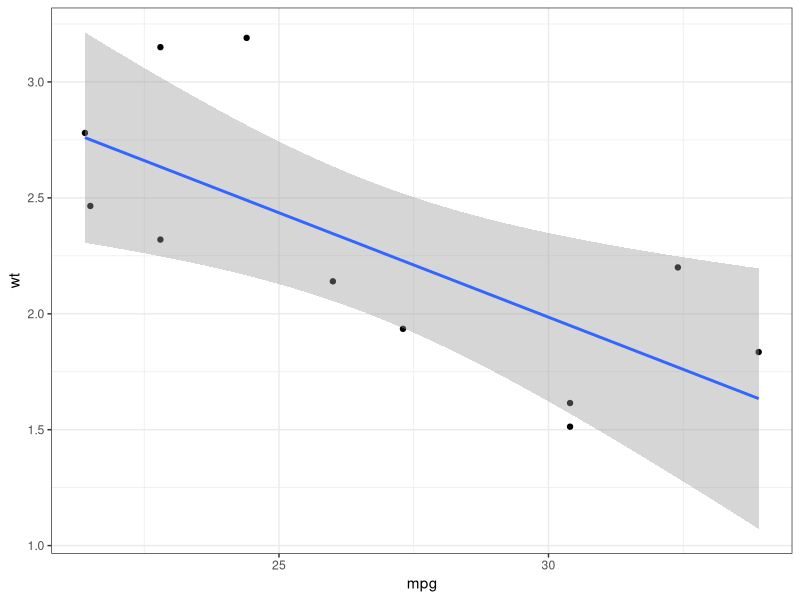
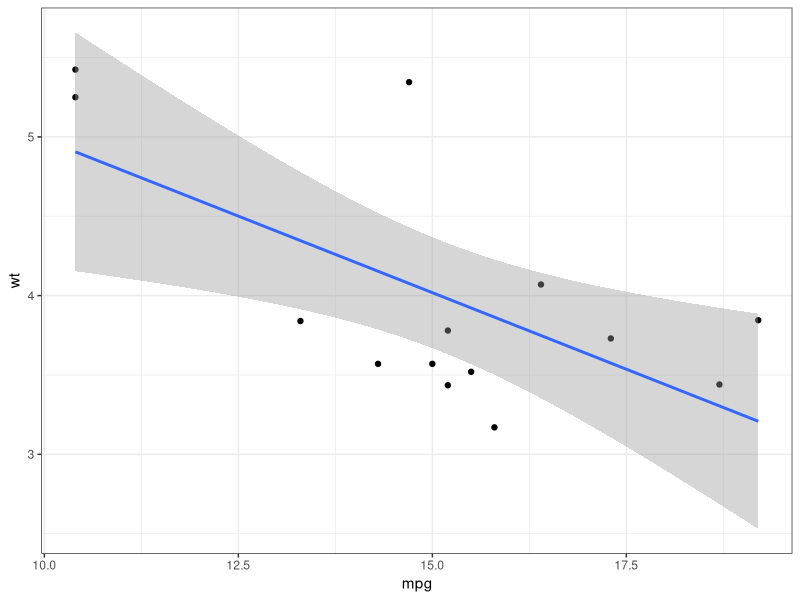

These figures' R source, in order:
## ---- chunk 1
library(tidyverse)
## ---- chunk 2
data(mtcars)
mtcars <- as_tibble(mtcars, rownames = 'CAR')
## ---- chunk 3
apply(mtcars[-1], MARGIN = 2, function(x) x/2) %>% head()
## ---- chunk 4
mtcars %>% mutate(across(where(is.numeric), ~ .x/2))
## ---- chunk 5
mtcars %>% map_if(is.numeric, ~ .x/2) %>% as_tibble()
## ---- chunk 6
mtcars2 <- mtcars
for (i in 2:ncol(mtcars2)){
  mtcars2[,i] <- mtcars2[,i]/2
}
mtcars2
## ---- chunk 7
mtcars_lst <- mtcars %>% group_split(cyl)
## ---- chunk 8
lapply(mtcars_lst, function(x) cor(x$mpg, x$wt))
## ---- chunk 9
get_pval <- function(x){
  mod <- cor.test(x$mpg, x$wt)
  pv <- mod$p.value
  if (pv < 0.05){
    is_sig <- TRUE
  } else {
    is_sig <- FALSE
  }
  return(is_sig)
}

lapply(mtcars_lst, get_pval)
## ---- chunk 10
vapply(mtcars_lst, get_pval, FUN.VALUE = logical(1))
## ---- chunk 11
mtcars_lst %>% map(~ cor(.x$mpg, .x$wt))
## ---- chunk 12
mtcars_lst %>% map_dbl(~ cor(.x$mpg, .x$wt))
## ---- chunk 13
mtcars_lst %>% map_lgl(get_pval)
## ---- chunk 14
p <- mtcars_lst %>% map(~ ggplot(data = .x, aes(x = mpg, y = wt)) + 
                          geom_point() + geom_smooth(method = 'lm') + 
                          theme_bw())

p[[1]]
p[[3]]
## ---- chunk 15
library(broom)
mtcars_lst %>%
  map(~ lm(mpg ~ gear, data = .x)) %>%
  map(glance) %>%
  bind_rows()
## ---- chunk 16
lapply(mtcars_lst, function(x) lm(mpg ~ gear, data = x)) %>%
  lapply(glance) %>% bind_rows()
## ---- chunk 17
mtcars_lst %>% map('CAR')
## ---- chunk 18
mtcars_lst %>%
  map(~ lm(mpg ~ gear, data = .x)) %>%
  map(coef) %>%
  map_dbl(2)
## ---- chunk 19
x <- c(3, 2, NA, 2, 1, 4, 2, NA, 2, NA)
x
## ---- chunk 20
x %>% map_dbl(~ replace(., is.na(.x), 0))
## ---- chunk 21
x %>% map_dbl(~ replace(., is.na(.x), mean(x, na.rm = TRUE)))
## ---- chunk 22
for (i in seq_along(x)){
  if (is.na(x[i]) == TRUE){
    x[i] <- mean(x, na.rm = TRUE)
  }
}

x
## ---- chunk 23
z <- c('Brian', 'Connor', 'Harry', 'Sonny')
map_chr(z, ~ paste0(.x, '_NAME'))
## ---- chunk 24
out <- character(length(z))
for (i in seq_along(z)){
  out[i] <- paste0(z[i], '_NAME')
}
out
## ---- chunk 25
walk(z, ~ print(paste0(.x, '_NAME')))
## ---- chunk 26
x <- c(2, 4, 2, 5)
y <- c(2, 6, 3, 1)
map2_dbl(x, y, sum)
map2_chr(x, y, ~ str_glue('The sum of {.x} and {.y} is {sum(.x, .y)}'))
## ---- chunk 27
result <- numeric(length(x))
for (i in seq_along(x)){
  result[i] <- sum(x[i], y[i])
}
result
## ---- chunk 28
map2_chr('My name is ', c('Brian', 'Connor'), str_c)
## ---- chunk 29
z <- tibble(A = x, B = y)
z
## ---- chunk 30
z %>% mutate(C = max(A, B))
## ---- chunk 31
z %>% mutate(C = map2_dbl(A, B, max))
## ---- chunk 32
z %>% mutate(C = map2_lgl(A, B, ~ (.x + .y) %% 2 == 0))
## ---- chunk 33
w <- c(4, 2, 3, 1)
pmap_dbl(list(x, y, w), sum)
## ---- chunk 34
z <- tibble(A = x, B = y, C = w)
z
## ---- chunk 35
z %>% mutate(v = pmap_lgl(list(A, B, C), ~ sum(.) %% 2 == 0))
## ---- chunk 36
z %>% mutate(v = pmap_lgl(list(A, B, C), ~ sum(..1 + ..2 + ..3) %% 2 == 0))
## ---- chunk 37
x <- c(2, 4, 2, 5)
imap_chr(x, ~ paste0('The index ', .y, ' number in x is ', .x))
## ---- chunk 38
out <- character(length(x))
for (i in seq_along(x)){
  out[i] <- paste0('The index ', i, ' number in x is ', x[i])
}
out
## ---- chunk 39
names(x) <- c('A', 'B', 'C', 'D')
imap_lgl(x, ~ if(.y %in% c('A', 'C')) TRUE else FALSE)
## ---- chunk 40
out <- logical()
for (i in names(x)){
  if(i %in% c('A', 'C')){
    out[i] <- TRUE
  } else {
    out[i] <- FALSE
  }
}
out
## ---- chunk 41
mtcars_lst <- mtcars %>% group_split(cyl)
## ---- chunk 42
mtcars_lst[[2]] <- mtcars_lst[[2]] %>% mutate(gear = NA)
mtcars_lst[[2]]
## ---- chunk 43
map(mtcars_lst, possibly(~ lm(mpg ~ gear, data = .x), otherwise = NA))
## ---- chunk 44
map(mtcars_lst, possibly(~ lm(mpg ~ gear, data = .x), otherwise = NA)) %>% 
  keep(~ !is.na(.x) %>% all())
## ---- chunk 45
map(mtcars_lst, possibly(~ lm(mpg ~ gear, data = .x), otherwise = NULL)) %>%
  compact()
## ---- chunk 46
map(mtcars_lst, safely(~ lm(mpg ~ gear, data = .x)))
## ---- chunk 47
map(mtcars_lst, safely(~ lm(mpg ~ gear, data = .x))) %>% map('error') %>%
  compact()
## ---- chunk 48
mod <- list()
for (i in seq_along(mtcars_lst)){
  err <- tryCatch(
    mod[[i]] <- lm(mpg ~ gear, data = mtcars_lst[[i]]), 
    error = function(e) e
  )
  if (inherits(err, 'error')) next
  mod[[i]] <- lm(mpg ~ gear, data = mtcars_lst[[i]])
}
mod
